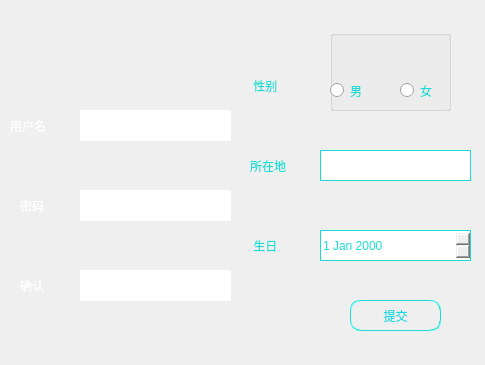
<?xml version="1.0" encoding="UTF-8"?>
<ui version="4.0">
 <class>Register</class>
 <widget class="QWidget" name="Register">
  <property name="geometry">
   <rect>
    <x>0</x>
    <y>0</y>
    <width>485</width>
    <height>365</height>
   </rect>
  </property>
  <property name="windowTitle">
   <string>Form</string>
  </property>
  <property name="windowIcon">
   <iconset resource="Photo.qrc">
    <normaloff>:/new/prefix1/photo/icon.png</normaloff>:/new/prefix1/photo/icon.png</iconset>
  </property>
  <property name="styleSheet">
   <string notr="true">background-image: url(:/photo/registerbg.png);</string>
  </property>
  <widget class="QLineEdit" name="lineEdit_location">
   <property name="geometry">
    <rect>
     <x>320</x>
     <y>150</y>
     <width>151</width>
     <height>31</height>
    </rect>
   </property>
   <property name="styleSheet">
    <string notr="true">border:1px groove gray;
background-image: url(:/new/prefix1/photo/white.png);
color: rgb(26, 222, 213);
border-color: rgb(26, 222, 213);</string>
   </property>
  </widget>
  <widget class="QLineEdit" name="lineEdit_name">
   <property name="geometry">
    <rect>
     <x>80</x>
     <y>110</y>
     <width>151</width>
     <height>31</height>
    </rect>
   </property>
   <property name="styleSheet">
    <string notr="true">border:1px groove gray;
border-color: rgb(255, 255, 255);
color: rgb(255, 255, 255);
background-image: url(:/new/prefix1/photo/color.png);
font: 10pt &quot;幼圆&quot;;</string>
   </property>
  </widget>
  <widget class="QLineEdit" name="lineEdit_pWord">
   <property name="geometry">
    <rect>
     <x>80</x>
     <y>190</y>
     <width>151</width>
     <height>31</height>
    </rect>
   </property>
   <property name="styleSheet">
    <string notr="true">border:1px groove gray;
border-color: rgb(255, 255, 255);
color: rgb(255, 255, 255);
background-image: url(:/new/prefix1/photo/color.png);
font: 10pt &quot;幼圆&quot;;</string>
   </property>
   <property name="echoMode">
    <enum>QLineEdit::Password</enum>
   </property>
  </widget>
  <widget class="QLineEdit" name="lineEdit_repWord">
   <property name="geometry">
    <rect>
     <x>80</x>
     <y>270</y>
     <width>151</width>
     <height>31</height>
    </rect>
   </property>
   <property name="styleSheet">
    <string notr="true">border:1px groove gray;
border-color: rgb(255, 255, 255);
color: rgb(255, 255, 255);
background-image: url(:/new/prefix1/photo/color.png);
font: 10pt &quot;幼圆&quot;;</string>
   </property>
   <property name="echoMode">
    <enum>QLineEdit::Password</enum>
   </property>
  </widget>
  <widget class="QPushButton" name="pushButton">
   <property name="geometry">
    <rect>
     <x>350</x>
     <y>300</y>
     <width>91</width>
     <height>31</height>
    </rect>
   </property>
   <property name="styleSheet">
    <string notr="true">background-image: url(:/new/prefix1/photo/white.png);
color: rgb(21, 216, 224);
border:0.5px groove gray;border-radius:10px;padding:2px 4px;
font: 10pt &quot;幼圆&quot;;
border-color: rgb(26, 222, 213);</string>
   </property>
   <property name="text">
    <string>提交</string>
   </property>
  </widget>
  <widget class="QLabel" name="label">
   <property name="geometry">
    <rect>
     <x>10</x>
     <y>110</y>
     <width>61</width>
     <height>31</height>
    </rect>
   </property>
   <property name="styleSheet">
    <string notr="true">background-image: url(:/new/prefix1/photo/color.png);
color: rgb(255, 255, 255);
font: 12pt &quot;幼圆&quot;;</string>
   </property>
   <property name="text">
    <string>用户名</string>
   </property>
  </widget>
  <widget class="QLabel" name="label_2">
   <property name="geometry">
    <rect>
     <x>20</x>
     <y>190</y>
     <width>41</width>
     <height>31</height>
    </rect>
   </property>
   <property name="styleSheet">
    <string notr="true">background-image: url(:/new/prefix1/photo/color.png);
color: rgb(255, 255, 255);
font: 12pt &quot;幼圆&quot;;</string>
   </property>
   <property name="text">
    <string>密码</string>
   </property>
  </widget>
  <widget class="QLabel" name="label_3">
   <property name="geometry">
    <rect>
     <x>20</x>
     <y>270</y>
     <width>41</width>
     <height>31</height>
    </rect>
   </property>
   <property name="styleSheet">
    <string notr="true">background-image: url(:/new/prefix1/photo/color.png);
color: rgb(255, 255, 255);
font: 12pt &quot;幼圆&quot;;</string>
   </property>
   <property name="text">
    <string>确认</string>
   </property>
  </widget>
  <widget class="QLabel" name="label_4">
   <property name="geometry">
    <rect>
     <x>250</x>
     <y>230</y>
     <width>51</width>
     <height>31</height>
    </rect>
   </property>
   <property name="styleSheet">
    <string notr="true">background-image: url(:/new/prefix1/photo/white.png);
font: 12pt &quot;幼圆&quot;;
color: rgb(26, 222, 213);</string>
   </property>
   <property name="text">
    <string> 生日</string>
   </property>
  </widget>
  <widget class="QDateEdit" name="dateEdit_birthday">
   <property name="geometry">
    <rect>
     <x>320</x>
     <y>230</y>
     <width>151</width>
     <height>31</height>
    </rect>
   </property>
   <property name="styleSheet">
    <string notr="true">border:1px groove gray;
background-image: url(:/new/prefix1/photo/white.png);
color: rgb(26, 222, 213);
border-color: rgb(26, 222, 213);</string>
   </property>
  </widget>
  <widget class="QLabel" name="label_5">
   <property name="geometry">
    <rect>
     <x>250</x>
     <y>150</y>
     <width>61</width>
     <height>31</height>
    </rect>
   </property>
   <property name="styleSheet">
    <string notr="true">background-image: url(:/new/prefix1/photo/white.png);
font: 12pt &quot;幼圆&quot;;
color: rgb(26, 222, 213);</string>
   </property>
   <property name="text">
    <string>所在地</string>
   </property>
  </widget>
  <widget class="QLabel" name="label_6">
   <property name="geometry">
    <rect>
     <x>250</x>
     <y>70</y>
     <width>61</width>
     <height>31</height>
    </rect>
   </property>
   <property name="styleSheet">
    <string notr="true">background-image: url(:/new/prefix1/photo/white.png);
font: 12pt &quot;幼圆&quot;;
color: rgb(26, 222, 213);</string>
   </property>
   <property name="text">
    <string> 性别</string>
   </property>
  </widget>
  <widget class="QGroupBox" name="groupBox">
   <property name="geometry">
    <rect>
     <x>330</x>
     <y>30</y>
     <width>121</width>
     <height>81</height>
    </rect>
   </property>
   <property name="styleSheet">
    <string notr="true">background-image: url(:/new/prefix1/photo/white.png);
color: rgb(26, 222, 213);</string>
   </property>
   <property name="title">
    <string/>
   </property>
   <widget class="QRadioButton" name="radioButtonmale">
    <property name="geometry">
     <rect>
      <x>0</x>
      <y>50</y>
      <width>117</width>
      <height>21</height>
     </rect>
    </property>
    <property name="text">
     <string>男</string>
    </property>
   </widget>
   <widget class="QRadioButton" name="radioButton_female">
    <property name="geometry">
     <rect>
      <x>70</x>
      <y>50</y>
      <width>117</width>
      <height>21</height>
     </rect>
    </property>
    <property name="text">
     <string>女</string>
    </property>
   </widget>
  </widget>
 </widget>
 <resources>
  <include location="Photo.qrc"/>
 </resources>
 <connections/>
</ui>
